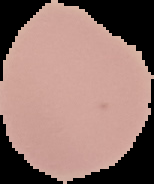
#> input picture cell_images/Uninfected/C105P66ThinF_IMG_20150924_100655_cell_64.png, 154 x 184 px
$ jupyter execute --allow-errors ml-logistic_regression.ipynb
#> lines starting #> are read from the running program, lines starting #| are printed output that depends on the picture
[cell 1]
import numpy as np
import matplotlib.pyplot as plt
from skimage.feature import hog
from skimage import exposure
import os
from skimage import io, color, feature
from sklearn.model_selection import train_test_split, StratifiedKFold
from sklearn.metrics import accuracy_score, classification_report, confusion_matrix, roc_curve, auc, log_loss
from sklearn.preprocessing import LabelEncoder, label_binarize
import cv2
from sklearn.linear_model import SGDClassifier
from sklearn.utils import shuffle

[cell 2]
# Function to extract HOG features from an image and visualize it
def extract_hog_features(image):
    # Convert the image to grayscale
    gray_image = color.rgb2gray(image)

    # Calculate HOG features
    hog_features, hog_image = feature.hog(gray_image, visualize=True)

    # Enhance the contrast of the HOG image for better visualization
    hog_image_rescaled = exposure.rescale_intensity(hog_image, in_range=(0, 10))

    return hog_features, hog_image_rescaled

[cell 3]
# Function to calculate and display the confusion matrix
def plot_confusion_matrix(y_true, y_pred, classes, normalize=False, title=None, cmap=plt.cm.Blues):
    if not title:
        if normalize:
            title = 'Normalized Confusion Matrix'
        else:
            title = 'Confusion Matrix, without Normalization'

    # Compute confusion matrix
    cm = confusion_matrix(y_true, y_pred)

    # Plot the confusion matrix
    plt.figure(figsize=(8, 6))
    plt.imshow(cm, interpolation='nearest', cmap=cmap)
    plt.title(title)
    plt.colorbar()

    tick_marks = np.arange(len(classes))
    plt.xticks(tick_marks, classes, rotation=45)
    plt.yticks(tick_marks, classes)

    fmt = '.2f' if normalize else 'd'
    thresh = cm.max() / 2.
    for i in range(cm.shape[0]):
        for j in range(cm.shape[1]):
            plt.text(j, i, format(cm[i, j], fmt),
                     ha="center", va="center",
                     color="white" if cm[i, j] > thresh else "black")

    plt.tight_layout()
    plt.xlabel('Predicted Label')
    plt.ylabel('True Label')
    plt.show()

[cell 4]
# Function to calculate and display the ROC curve
def plot_roc_curve(y_true, y_score, classes):
    fpr, tpr, _ = roc_curve(y_true, y_score)
    roc_auc = auc(fpr, tpr)

    # Plot the ROC curve
    plt.figure()
    plt.plot(fpr, tpr, label=f'ROC curve (area = {roc_auc:.2f})')
    plt.plot([0, 1], [0, 1], 'k--')
    plt.xlim([0.0, 1.0])
    plt.ylim([0.0, 1.05])
    plt.xlabel('False Positive Rate')
    plt.ylabel('True Positive Rate')
    plt.title('Receiver Operating Characteristic (ROC) Curve')
    plt.legend(loc="lower right")
    plt.show()

[cell 5]
# Function to plot log loss percentage
def plot_log_loss_percentage(log_loss_values, classes):
    plt.figure(figsize=(10, 6))
    plt.bar(classes, log_loss_values, color='blue')
    plt.title('Log Loss Percentage for Each Class')
    plt.xlabel('Class')
    plt.ylabel('Log Loss')
    plt.show()

[cell 6]
# Function to calculate and display the loss curve
def plot_loss_curve(y_true, model, X_test, y_test):
    loss_values = []

    for i in range(1, 101):  # Set the maximum number of iterations (adjust as needed)
        model.partial_fit(X_train, y_train, classes=np.unique(y_train))
        y_prob = model.predict_proba(X_test)
        loss = log_loss(y_test, y_prob)
        loss_values.append(loss)

    # Print the loss values
    print("Loss Values for Each Iteration:")
    print(loss_values)

    # Plot the loss curve
    plt.figure(figsize=(8, 6))
    plt.plot(range(1, 101), loss_values, label='Loss Curve')
    plt.xlabel('Iteration')
    plt.ylabel('Log Loss')
    plt.title('Loss Curve on Testing Data')
    plt.legend()
    plt.show()

[cell 7]
# Function to apply cross-validation and plot accuracy vs iteration
def cross_validate_and_plot(X, y, model, num_iterations=100, num_folds=5):
    skf = StratifiedKFold(n_splits=num_folds, shuffle=True, random_state=42)
    accuracies = []

    for fold, (train_index, test_index) in enumerate(skf.split(X, y), 1):
        X_train, X_test = X[train_index], X[test_index]
        y_train, y_test = y[train_index], y[test_index]

        model.partial_fit(X_train, y_train, classes=np.unique(y_train))

        # Evaluate the model on the test set
        y_pred = model.predict(X_test)
        accuracy = accuracy_score(y_test, y_pred)
        accuracies.append(accuracy)

        # Print accuracy for each fold
        print(f"Fold {fold} Accuracy: {accuracy}")

    # Calculate and print the mean accuracy
    mean_accuracy = np.mean(accuracies)
    print(f"Mean Accuracy across all folds: {mean_accuracy}")

    # Plot accuracy vs iteration
    iterations = np.arange(1, num_folds + 1)
    plt.figure(figsize=(8, 6))
    plt.plot(iterations, accuracies, label='Cross-Validation Accuracy')
    plt.xlabel('Fold')
    plt.ylabel('Accuracy')
    plt.title('Cross-Validation Accuracy Curve')
    plt.legend()
    plt.show()

[cell 8]
# Path to the root folder of your dataset
dataset_path = 'D:\\collage\\third year\\first semester\\Machine learning\\Project\\dataset\\archive\\cell_images\\cell_images'

[cell 9]
# List all subdirectories (assuming each subdirectory corresponds to a class)
class_folders = [f.path for f in os.scandir(dataset_path) if f.is_dir()]
features_list = []
labels_list = []

for class_folder in class_folders:
    class_name = os.path.basename(class_folder)

    # Loop through each image in the class folder
    for image_filename in os.listdir(class_folder):
        image_path = os.path.join(class_folder, image_filename)

        # Load the image
        image = io.imread(image_path)
#> image is the input picture: shape (184, 154, 3); mean R, G, B 148, 117.3, 110.5

        # Resize the image to 64x64
        resized_image = cv2.resize(image, (64, 64))
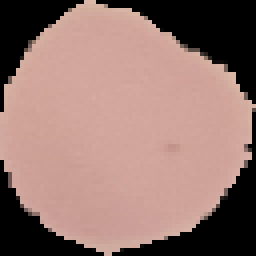
#> resized_image: shape (64, 64, 3) (shown 4 times larger); mean R, G, B 148.6, 117.7, 110.9

        # Extract HOG features and visualize
        hog_features, hog_image = extract_hog_features(resized_image)
#> in extract_hog_features, `gray_image = color.rgb2gray(image)`:
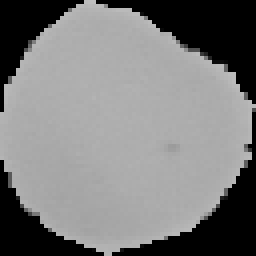
#> gray_image: shape (64, 64) float64 (shown 4 times larger); min 0, max 0.748, mean 0.485
#> in extract_hog_features, `hog_features, hog_image = feature.hog(gray_image, visualize=True)`: hog_features = 2916 values, max 0.696 at index 569, min 0 at index 0, mean 0.0629
#> in extract_hog_features, `hog_image_rescaled = exposure.rescale_intensity(hog_image, in_range=(0..`:
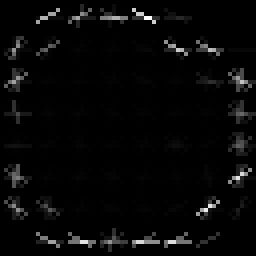
#> hog_image_rescaled: shape (64, 64) float64 (shown 4 times larger); min 0, max 0.0236, mean 0.000673; drawn with min black and max white

        # Display the original image and the HOG features
        fig, (ax1, ax2) = plt.subplots(1, 2, figsize=(2, 2), sharex=True, sharey=True)

        ax1.axis('off')
        ax1.imshow(resized_image, cmap=plt.cm.gray)

        ax2.axis('off')
        ax2.imshow(hog_image, cmap=plt.cm.gray)

        plt.show()
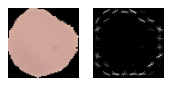
#> figure drawn by matplotlib, 2 panels

        # Append HOG features to the features list
        features_list.append(hog_features)

        # Append the label to the labels list
        labels_list.append(class_name)
#> pass 2 of the loop `for class_folder in class_folders:`:
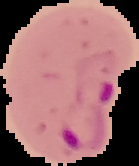
#> input picture cell_images/Parasitized/C101P62ThinF_IMG_20150918_155731_cell_63.png, 139 x 166 px
#> image is the input picture: shape (166, 139, 3); mean R, G, B 150.8, 103.5, 105.4
#> in extract_hog_features (call 2), `hog_features, hog_image = feature.hog(gray_image, visualize=True)`: hog_features = 2916 values, max 0.436 at index 568, min 0 at index 0, mean 0.0715
#> in extract_hog_features (call 2), `hog_image_rescaled = exposure.rescale_intensity(hog_image, in_range=(0..`:
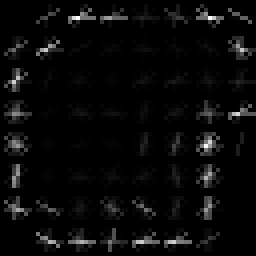
#> hog_image_rescaled: shape (64, 64) float64 (shown 4 times larger); min 0, max 0.0231, mean 0.000859; drawn with min black and max white
#> `plt.show()`:
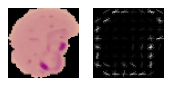
#> figure drawn by matplotlib, 2 panels

[cell 10]
# Convert lists to NumPy arrays
features_array = np.array(features_list)
labels_array = np.array(labels_list)
# Use LabelEncoder to convert class names into numeric labels
label_encoder = LabelEncoder()
numeric_labels = label_encoder.fit_transform(labels_array)
# Shuffle the data
features_array, numeric_labels = shuffle(features_array, numeric_labels, random_state=42)
#> numeric_labels = [0, 1]

[cell 11]
# Initialize logistic regression model for HOG
sgd_hog = SGDClassifier(loss='log_loss', max_iter=1000, random_state=42)

[cell 12]
# Split the data into training and testing sets
X_train, X_test, y_train, y_test = train_test_split(features_array, numeric_labels, test_size=0.2, random_state=42)
#> y_train = [0]; y_test = [1]

#> (a cell that did not finish here is left out)

#> after the loop in cross_validate_and_plot, `for fold, (train_index, test_index) in enumerate(skf.split(X, y), 1):`: accuracies = []

#> (a cell that did not finish here is left out)

[cell 15]
# Calculate predicted probabilities for each class
y_prob_hog = sgd_hog.predict_proba(X_test)
#> y_prob_hog = [[0.5, 0.5]]
#> after the loop in plot_loss_curve, `for i in range(1, 101):`: loss_values = []

#> (a cell that did not finish here is left out)

[cell 17]
# Make predictions on the test set
y_pred_hog = sgd_hog.predict(X_test)
#> y_pred_hog = [0]

[cell 18]
# Evaluate the model
accuracy_hog = accuracy_score(y_test, y_pred_hog)
#> accuracy_hog = 0
classification_rep_hog = classification_report(y_test, y_pred_hog)

[cell 19]
print(f"Accuracy for HOG: {accuracy_hog}")
#| Accuracy for HOG: 0.0
print("Classification Report for HOG:")
print(classification_rep_hog)
#|               precision    recall  f1-score   support
#|            0       0.00      0.00      0.00       0.0
#|            1       0.00      0.00      0.00       1.0
#|     accuracy                           0.00       1.0
#|    macro avg       0.00      0.00      0.00       1.0
#| weighted avg       0.00      0.00      0.00       1.0

[cell 20]
# Calculate and display the confusion matrix for HOG
classes_hog = list(label_encoder.classes_)
plot_confusion_matrix(y_test, y_pred_hog, classes_hog)
#> in plot_confusion_matrix, `cm = confusion_matrix(y_true, y_pred)`: cm = [[0, 0], [1, 0]]
#> in plot_confusion_matrix, `tick_marks = np.arange(len(classes))`: tick_marks = [0, 1]
#> in plot_confusion_matrix, `thresh = cm.max() / 2.`: thresh = 0.5
#> in plot_confusion_matrix, `plt.show()`:
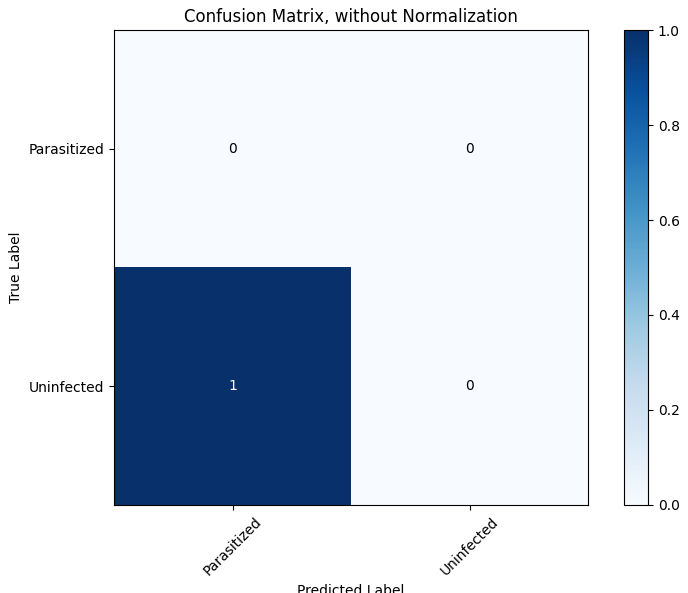
#> figure drawn by matplotlib, 2 panels

[cell 21]
# Calculate and display the ROC curve for HOG
y_test_bin_hog = label_binarize(y_test, classes=np.unique(y_test))
#> y_test_bin_hog = [0]
y_score_hog = sgd_hog.decision_function(X_test)
#> y_score_hog = [0]
plot_roc_curve(y_test, y_score_hog, classes_hog)
#> in plot_roc_curve, `fpr, tpr, _ = roc_curve(y_true, y_score)`: fpr = [nan, nan]; tpr = [0, 1]
#> in plot_roc_curve, `roc_auc = auc(fpr, tpr)`: roc_auc = nan
#> in plot_roc_curve, `plt.show()`:
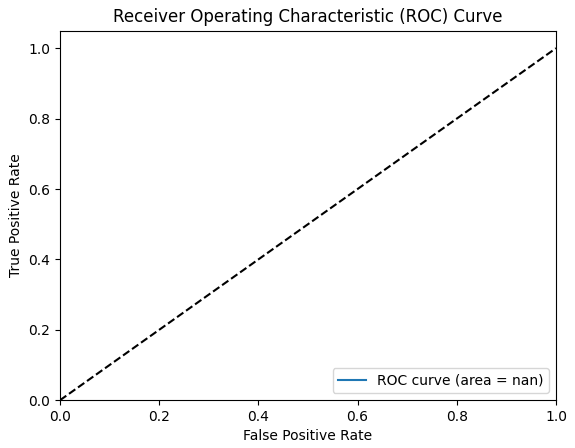
#> figure drawn by matplotlib, 1 panel
